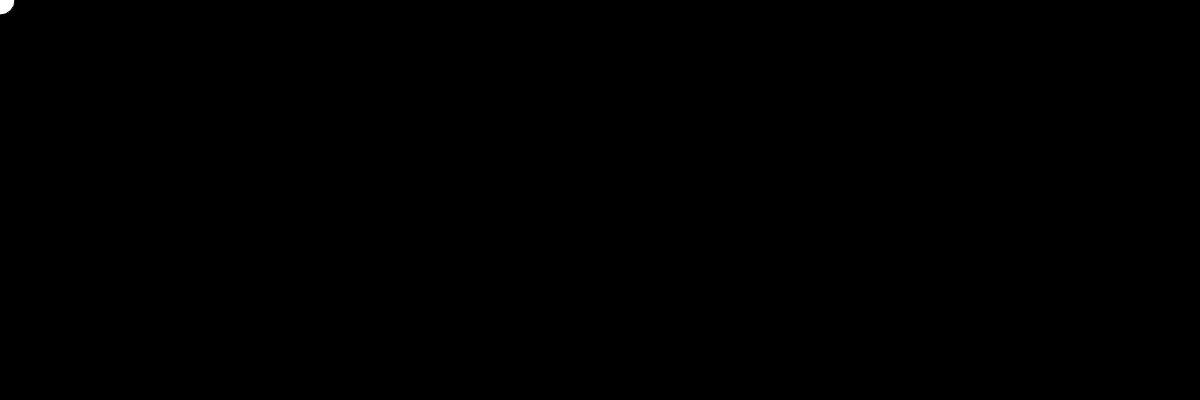
Frame 1 (no input)
Frame 60 (no input): identical to frame 1, image omitted
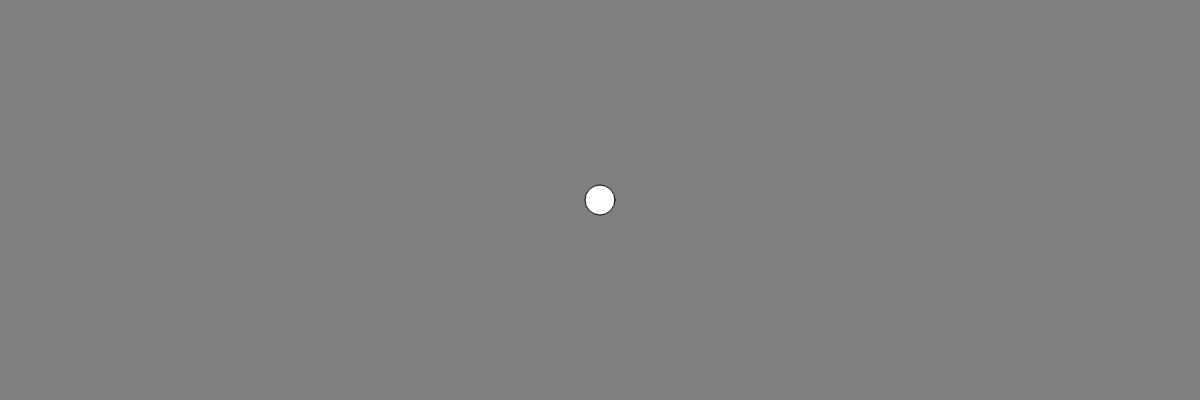
Frame 120 (the mouse pressed at the canvas centre since frame 60)

The p5.js sketch that drew these frames (run headless with seeded random() and noise() and a simulated clock; from frame 60 on, the mouse is pressed at the canvas centre):

// p5.js sketch
// ── sketch.js

var r = 0;
var g = 50;
var b=255;

// INITIALIZE ALL YOUR VARIABLES
// Ideally you would create 3 variables. red blue green or r, g, b


function setup(){

  createCanvas(1200,400);
}


function draw(){

  // change the value of Red based on the mouse movement about the X axis
  r = mouseX;
  r = map(r,0,1200,0,255);
  
  // change the value of Green based on the mouse movement about the X axis
  g = mouseX;
  g = map(g,0,1200,0,255);
   
  // change the value of Blue based on the mouse movement about the X axis
  b = mouseX;
  b = map(b,0,1200,0,255);

  // Use the map() function to do so. 

  // Pass the values to the background() function you have learnt previously.
  background(r,g,b);

  // Create an ellipse that will move around with you mouse about the X axis.ellipse(x,y,xradius,yradius)
  // Remember to fill the canvas with white paint before creating the ellipse.fill("white")
  fill("white");
  ellipse(mouseX,mouseY,30,30);
}
